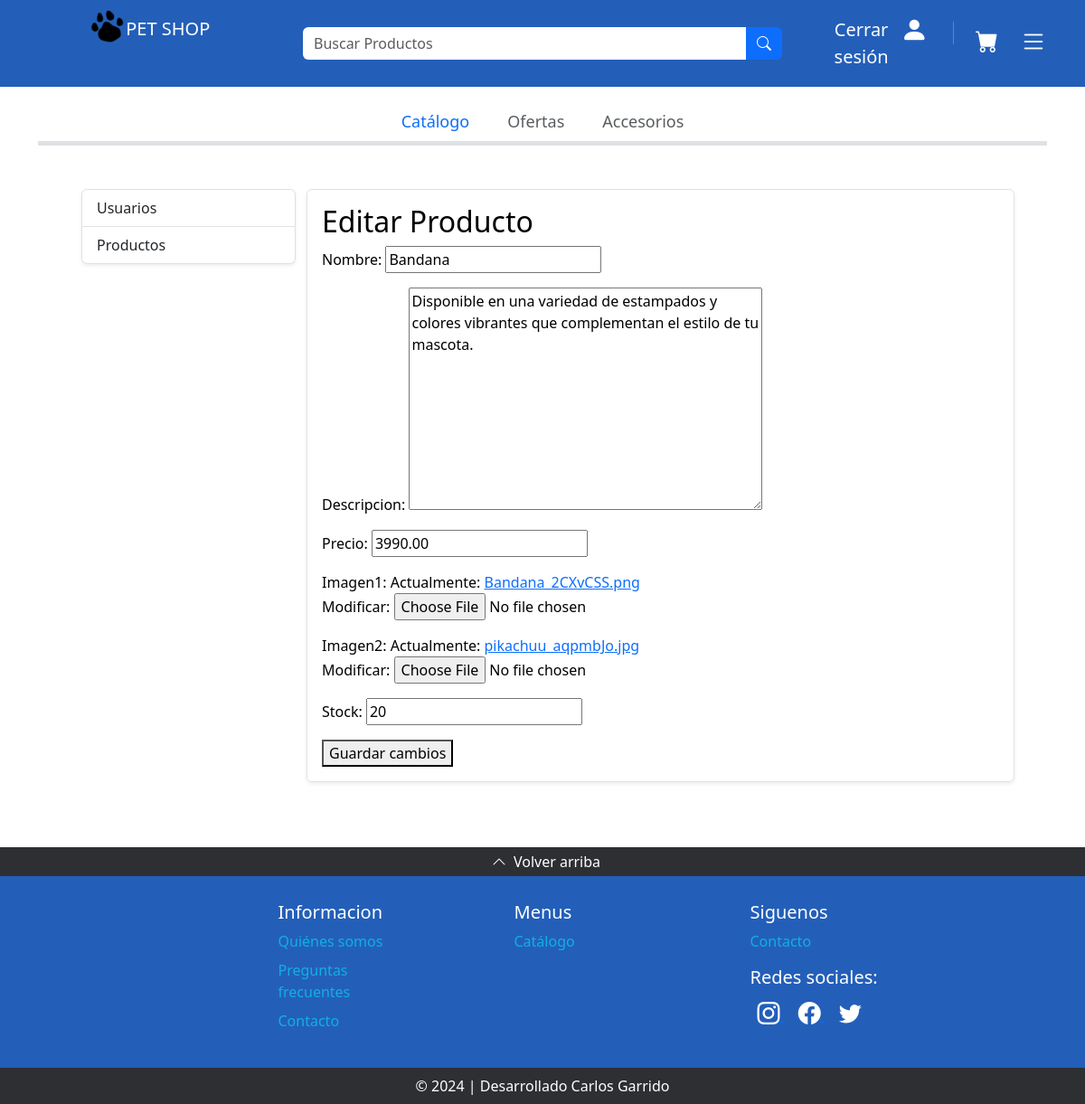
Screenshot of /product/edit/5/ (signed in) with the database file from the repository.
### core/models.py (models this page shows, shortened)
class Product(models.Model):
    nombre = models.CharField(max_length=100)
    descripcion = models.TextField()
    precio = models.DecimalField(max_digits=8, decimal_places=2)  # Cambiar a decimal_places=2
    imagen1 = models.ImageField(upload_to='product_images/', default='default_image.png')
    imagen2 = models.ImageField(upload_to='product_images/', default='default_image.png')
    stock = models.PositiveIntegerField(default=0)

### core/views.py (the view)
# urls.py: path('product/edit/<int:product_id>/', views.edit_product, name='edit_product'),
@login_required
@user_passes_test(lambda u: u.is_staff)
def edit_product(request, product_id):
    product = Product.objects.get(id=product_id)
    if request.method == 'POST':
        form = ProductForm(request.POST, request.FILES, instance=product)
        if form.is_valid():
            form.save()
            return redirect('product_panel')
    else:
        form = ProductForm(instance=product)
    context = {
        'form': form,
        'product_id': product_id,
    }
    return render(request, 'edit_product.html', context)

### core/forms.py
class ProductForm(forms.ModelForm):
    class Meta:
        model = Product
        fields = '__all__'

### core/templates/edit_product.html (shortened to what this page needs)
{% extends 'admin_panel.html' %}
{% block admin_content %}
{% load static %}
    <h2>Editar Producto</h2>
    <form method="POST" enctype="multipart/form-data" action="{% url 'edit_product' product_id=product_id %}">
        {{ form.as_p }}
        <button type="submit">Guardar cambios</button>
    </form>
{% endblock %}

### rows the page displays
Product: nombre "Bandana", descripcion "Disponible en una variedad de estampados y colores vibrantes que complementan el estilo de tu mascota.", precio "3990.00", stock "20"
